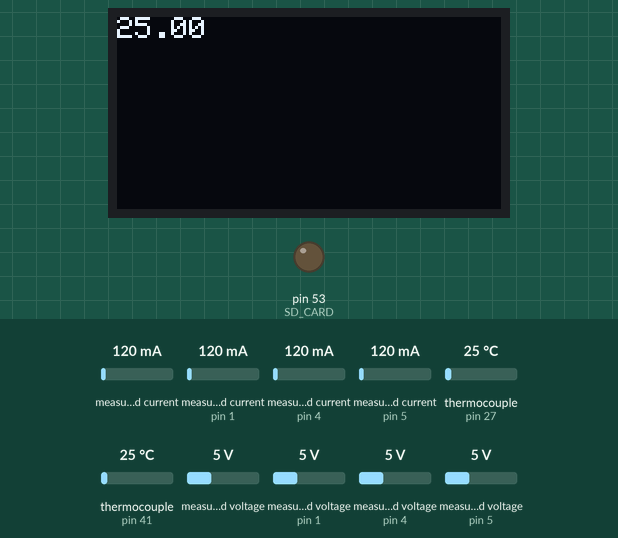
Recording of a program running on a simulated Arduino Mega 2560, built with avr-gcc and run on an emulated ATmega2560. Shown: 128×64 one-colour display, output pins drawn as LEDs (lit = HIGH). The inputs (shaded band) are chosen by the test bench; at power-on: thermocouple (sensors on pin 27, pin 41) 25 °C, measured current 120 mA, measured current (sensors on pin 1, pin 4, pin 5) 120 mA, measured voltage 5 V, measured voltage (sensors on pin 1, pin 4, pin 5) 5 V. Storage starts empty; what the program prints to the serial monitor is not drawn.

Above: at 3.2 s.
3.3 s: thermocouple (sensor on pin 27) set to 6 °C
At 8.5 s:
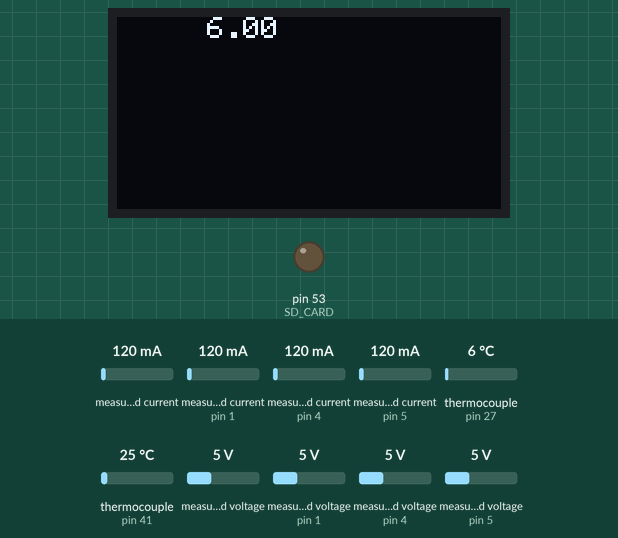
13.7 s: thermocouple (sensor on pin 27) set to 75 °C
At 18.4 s:
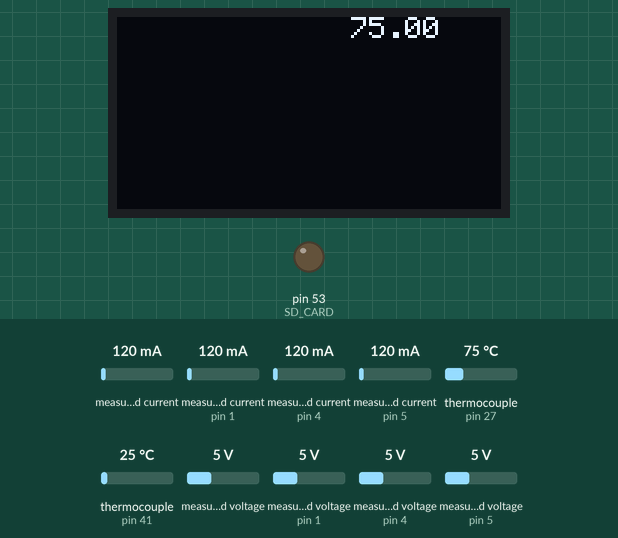
24.1 s: thermocouple (sensor on pin 27) set to 150 °C
At 28.4 s:
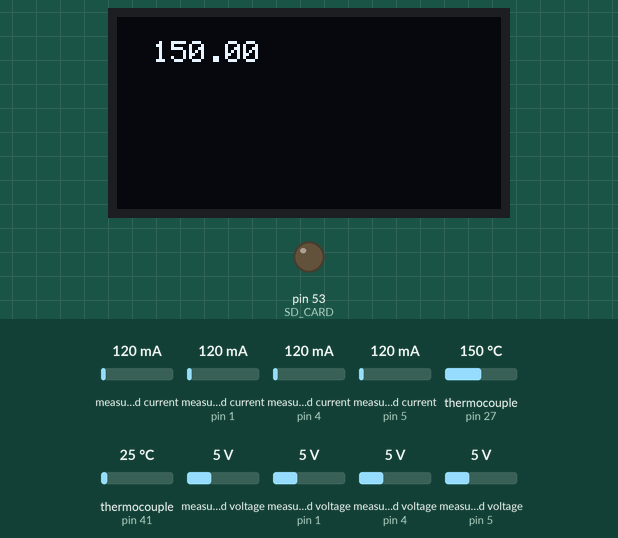
Timing chart, 0 to 29.9 s (numbered marks = the images above; inputs shaded):
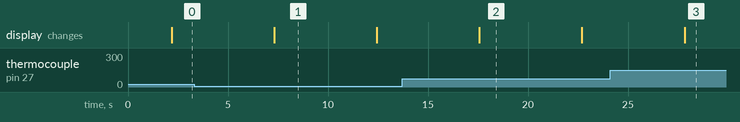

Measured:
- what the display in image 1 shows lasts 5.1 s, from 7.3 s to 12.4 s

The program:

main.cpp
```cpp
 /* Beschreibung des Programms
 Name:		TEG_Teststation.ino
 Created:	8/14/2020 5:18:31 PM
 Author:	f
 Beschreibung:
 Kontinuierliche Messungen von Strom und Spannung des TEGs und des Heizeelements
sowie der temperatur der kalten und heißen seite.

aufbau als unterprogramme, welche für jede messung aufgerufen werden und den aktuellen wert zurückgeben
die Übergabeparameter sind jeweils die Arduino pins, an denen das Modul angeschlossen ist. Diese werden im header definiert

im hauptprogramm werden die messungen zyklisch mit eienr variablen zyklusdauer abgefragt und anschließend auf die sd karte gespeichert

auf der sd karte werden die verschiedenen daten auf verschiedene dateien abgespeichert, jeweil dollen wertepaare sowie die zyklusanzahl abgespeichert werden
überlegung ob die vergangene zeit als lineare x achse in excel verwendet werden kann und so alle daten in der y achse angegeben werden kann

ergänzung:
Ausgabe der aktuellen Daten am Oled display

auslesen der zyklusanzahl aus der sd karte
*/

//Includes:
#include <Arduino.h>
#include <string.h>
//for sd card module, oled module
#include <SPI.h>
//SD_Card Module
#include <SD.h>
 //temperature Module
 #include "max6675.h"
 //oled module
 #include <SPI.h>
 #include <Wire.h>
 #include <Adafruit_GFX.h>
 #include <Adafruit_SSD1306.h>
//#include <Adafruit_Sensor.h>
//INA219
#include <Wire.h>
#include <Adafruit_INA219.h>

//define Variables
//Datalogging
#define PAUSE 5000				//Pause in millisekunden zwischen jeder messung
#define FileName "tlogg.txt" 	//Format 8.4 beachten, zeichenlänge von 8 im Dateil-Titel und 4 in der dateinenedung nicht überschreiten
#define dataSeparation  "\t" 	//separierung der datensätze, für die verarbeitung in excel
//SD Card
#define SD_CARD 53			//definition des arduino pin, an dem das SD-Karten Modul angeschlosssen ist
//U/I-Sensors
#define VOLTAGE_TEG "0x40"		//definition der I2C Adresse, an dem das Modul angeschlosssen ist, welches die spannung am TEG misst
#define CURRENT_TEG "0x40"		//definition der I2C Adresse, an dem das Modul angeschlosssen ist, welches den Strom am TEG misst
#define VOLTAGE_FAN "0x41"	//definition des der I2C Adresse, an dem das Modul angeschlosssen ist, welches die spannung am Heizelement misst
#define CURRENT_FAN "0x41"	//definition des der I2C Adresse, an dem das Modul angeschlosssen ist, welches den Strom am Heizelement misst
#define VOLTAGE_MPPT "0x44"	//definition des der I2C Adresse, an dem das Modul angeschlosssen ist, welches die spannung am MPPT misst
#define CURRENT_MPPT "0x44"	//definition des der I2C Adresse, an dem das Modul angeschlosssen ist, welches den Strom am MPPT misst
#define VOLTAGE_BATT "0x45"	//definition des der I2C Adresse, an dem das Modul angeschlosssen ist, welches die spannung am MPPT misst
#define CURRENT_BATT "0x45"	//definition des der I2C Adresse, an dem das Modul angeschlosssen ist, welches den Strom am MPPT misst


//thermocouple pin defines
#define TEMP_HOT_SCK 26		//definition des arduino pin, an dem der SCK pin des Modul angeschlosssen ist, welches die Temperatur auf der Heißen Seite misst
#define TEMP_HOT_CS 27		//definition des arduino pin, an dem der CS pin des Modul angeschlosssen ist, welches die Temperatur auf der Heißen Seite misst
#define TEMP_HOT_SO 28		//definition des arduino pin, an dem der SO pin des Modul angeschlosssen ist, welches die Temperatur auf der Heißen Seite misst
#define TEMP_COLD_SCK 40		//definition des ersten arduino pin, an dem der SCK pin des Modul angeschlosssen ist, welches die Temperatur auf der Kalten Seite misst
#define TEMP_COLD_CS 41		//definition des ersten arduino pin, an dem der CS pin des Modul angeschlosssen ist, welches die Temperatur auf der Kalten Seite misst
#define TEMP_COLD_SO 42		//definition des ersten arduino pin, an dem der SO pin des Modul angeschlosssen ist, welches die Temperatur auf der Kalten Seite misst
//define type for function call
#define COLD 0
#define HOT 1
#define DIFF 2
//Oled pin defines
#define OLED_RESET -1
#define SCREEN_WIDTH 128 // OLED display width, in pixels
#define SCREEN_HEIGHT 64 // OLED display height, in pixels


//create Class Objects:
//SD card
File sdcard_file;
//oled
Adafruit_SSD1306 display(SCREEN_WIDTH, SCREEN_HEIGHT, &Wire, OLED_RESET);
//Adafruit_SDD1306 display(OLED_RESET);//oled
//ina219
Adafruit_INA219 ina219_0x40;//(0x40);//I2C Adresse: 0x40 Standardadresse
Adafruit_INA219 ina219_0x41(0x41);//I2C Adresse: 0x41 Lötbrücke A0 (https://arduino-projekte.webnode.at/meine-libraries/stromsensor-ina219/)
Adafruit_INA219 ina219_0x44(0x44);//I2C Adresse: 0x44 Lötbrücke A1
Adafruit_INA219 ina219_0x45(0x45);//I2C Adresse: 0x44 Lötbrücke A1 und A0
//muss eventuell noch aufgrund von mehrfachverwendung von SPI umgeschrieben werden, siehe Readme at: https://github.com/SirUli/MAX6675
MAX6675 tempCold(TEMP_COLD_SCK, TEMP_COLD_CS , TEMP_COLD_SO);
MAX6675 tempHot(TEMP_HOT_SCK, TEMP_HOT_CS, TEMP_HOT_SO);

//inits (all global variables)
//voltage Sensor
	int value = 0;
	double voltage = 0.0;
	int R1 = 30000;
	int R2 = 7500;
	float voltageDiv = 0.2; //R2/(R1+R2)


//Current Sensor
	float sensitivity = 0.185; //0,185mV/mA
	float adcValue = 0;
	float offsetVoltage = 2500;
	double adcVoltage = 0;
	double currentValue = 0;

//temperature sensor
	float tempDiff = 0;
	float tempC = 0;
	float tempH = 0;

//SD card
String dataString = "";


// the setup function runs once when you press reset or power the board
void setup() {

	Serial.begin(9600); //Serielle Komunikation - Setting baudrate at 9600
	//SD_Card Modul setup
	pinMode(SD_CARD, OUTPUT);//declaring SD-card pin as output pin
	if (SD.begin())
	{
		Serial.println("SD card is initialized and it is ready to use");
	}
	else
	{
		Serial.println("SD card is not initialized");
	}
	//Oled display
	display.begin(SSD1306_SWITCHCAPVCC, 0x3D);
	delay(2000);
	display.clearDisplay();
	display.setTextColor(WHITE);

	//ina219
	ina219_0x40.begin();  // Initialize first board (default address 0x40)
  	ina219_0x41.begin();  // Initialize second board with the address 0x41
	ina219_0x44.begin();  // Initialize third board with the address 0x44
	ina219_0x45.begin();  // Initialize fourth board with the address 0x45
	ina219_0x40.setCalibration_32V_1A();  // calibrate first board (default address 0x40)
  	ina219_0x41.setCalibration_32V_1A();  // calibrate second board with the address 0x41
	ina219_0x44.setCalibration_32V_1A();  // calibrate third board with the address 0x44
	ina219_0x45.setCalibration_32V_1A();  // calibrate fourth board with the address 0x45

	return;
}

float m_voltage(const char *pin) {//Funktion zum messen von Spannung von einem Modul an einem ausgewählten pin
	float shuntvoltage = 0;
	float busvoltage = 0;
	float voltage = 0;
	if(strcmp(pin, "0x40")==0 ){ //scrcmp() vergleicht den char wert von pin mit dem char wert von "0x40", sind diese gelich, ist der rückgabewert = 0
shuntvoltage = ina219_0x40.getShuntVoltage_mV();
  	busvoltage = ina219_0x40.getBusVoltage_V();
  	voltage = busvoltage + (shuntvoltage / 1000);
	return voltage;
	}
	if(strcmp(pin, "0x41")==0 ){
shuntvoltage = ina219_0x41.getShuntVoltage_mV();
  	busvoltage = ina219_0x41.getBusVoltage_V();
  	voltage = busvoltage + (shuntvoltage / 1000);
	return voltage;
	}
	if(strcmp(pin, "0x44")==0 ){
shuntvoltage = ina219_0x44.getShuntVoltage_mV();
  	busvoltage = ina219_0x44.getBusVoltage_V();
  	voltage = busvoltage + (shuntvoltage / 1000);
	return voltage;
	}
	if(strcmp(pin, "0x45")==0 ){
shuntvoltage = ina219_0x45.getShuntVoltage_mV();
  	busvoltage = ina219_0x45.getBusVoltage_V();
  	voltage = busvoltage + (shuntvoltage / 1000);
	return voltage;
	}
	else  return -1;


	//old //Quelle: https://www.electronicshub.org/interfacing-voltage-sensor-with-arduino/ am 14.8.2020
	// value = analogRead(pin);
	// float rawVoltage = ((value * 5.0) / 1024.0);
	// voltage = rawVoltage / voltageDiv ;

	// return voltage;

}

float m_current(const char *pin) {//Funktion zum auslesen des Stromes von einem Modul an einem ausgewählten pin

	if(strcmp(pin, "0x40")==0 ){ //scrcmp() vergleicht den char wert von pin mit dem char wert von "0x40", sind diese gelich, ist der rückgabewert = 0
  float current_mA = 0;
  current_mA = ina219_0x40.getCurrent_mA();
  return current_mA;
	}
		if(strcmp(pin, "0x41")==0 ){
  float current_mA = 0;
  current_mA = ina219_0x41.getCurrent_mA();
  return current_mA;
	}
		if(strcmp(pin, "0x44")==0 ){
  float current_mA = 0;
  current_mA = ina219_0x44.getCurrent_mA();
  return current_mA;
	}
	if(strcmp(pin, "0x45")==0 ){
  float current_mA = 0;
  current_mA = ina219_0x45.getCurrent_mA();
  return current_mA;
	}
	else  return -1;

	//old //Quelle: https://www.electronicshub.org/interfacing-acs712-current-sensor-with-arduino/ am 14.8.2020

	// adcValue = analogRead(pin);
	// Serial.println(adcValue);
	// adcVoltage = (adcValue / 1024.0) * 5000;
	// Serial.println(adcVoltage);
	// currentValue = ((adcVoltage - offsetVoltage) / sensitivity);

	// //Serial.print("\t Current = ");
	// //Serial.println(currentValue, 3);

	// return currentValue;
}

float m_temperature(int type) {//Funktion zum auslesen der temperatur von einem Modul an einem ausgewählten pin
	tempC = tempCold.readCelsius();
	tempH =  tempHot.readCelsius();
	tempDiff = tempH - tempC;
	if(type == 0){
		return tempC;
	}
	if(type == 1){
		return tempH;
	}
	if(type == 2){
		return tempDiff;
	}
	else
	return -1;

}


void writeToSD(const char *dataName, float data1, float data2, float data3, float data4, float data5, float data6, float data7, float data8, float data9, float data10){ //Funktion zum Schreiben von Werten (Data1,...) auf die SD-Karte auf eine Datei (dataName)
	//Quelle: https://electronicshobbyists.com/arduino-sd-card-shield-tutorial-arduino-data-logger/ am 14.8.2020

	sdcard_file = SD.open(dataName, FILE_WRITE); //Looking for the data.txt in SD card
	if (sdcard_file) { //If the file is found
		Serial.println("Writing to file is under process");

		float timeSinceRestart = millis()/1000;

		dataString += String(timeSinceRestart);
      	dataString += dataSeparation;
		dataString += String(data1);
      	dataString += dataSeparation;
		dataString += String(data2);
		dataString += dataSeparation;
		dataString += String(data3);
		dataString += dataSeparation;
		dataString += String(data4);
		dataString += dataSeparation;
		dataString += String(data5);
		dataString += dataSeparation;
		dataString += String(data6);
		dataString += dataSeparation;
		dataString += String(data7);
		dataString += dataSeparation;
		dataString += String(data8);
		dataString += dataSeparation;
		dataString += String(data9);
		dataString += dataSeparation;
		dataString += String(data10);
		dataString += "\n";
		sdcard_file.println(dataString); //Schreiben der beiden Datenreihen auf SD-Karte mit einem Bestrich als Seperator
		sdcard_file.close(); //Closing the file
		//Serial.println("Done:" + dataString);
		dataString = "";
	}
}

void writeToSerial(const char *dataName, float data1, float data2, float data3, float data4, float data5, float data6, float data7, float data8, float data9, float data10){ //Funktion zum Schreiben von Werten (Data1,...) auf die SD-Karte auf eine Datei (dataName)
	//Quelle: https://electronicshobbyists.com/arduino-sd-card-shield-tutorial-arduino-data-logger/ am 14.8.2020


		Serial.println("Writing to file is under process");

		float timeSinceRestart = millis()/1000;

		dataString += String(timeSinceRestart);
      	dataString += dataSeparation;
		dataString += String(data1);
      	dataString += dataSeparation;
		dataString += String(data2);
		dataString += dataSeparation;
		dataString += String(data3);
		dataString += dataSeparation;
		dataString += String(data4);
		dataString += dataSeparation;
		dataString += String(data5);
		dataString += dataSeparation;
		dataString += String(data6);
		dataString += dataSeparation;
		dataString += String(data7);
		dataString += dataSeparation;
		dataString += String(data8);
		dataString += dataSeparation;
		dataString += String(data9);
		dataString += dataSeparation;
		dataString += String(data10);
		dataString += "\n";
		Serial.println(dataString); //Schreiben der beiden Datenreihen auf SD-Karte mit einem Bestrich als Seperator

		dataString = "";

}

/* cycle count
int getCycleCount() {
	 sdcard_file = SD.open("data.txt");
  if (sdcard_file) {
  Serial.println("Reading from the file");
  while (sdcard_file.available()) {
  Serial.write(sdcard_file.read());
  }
  sdcard_file.close();
  }
  else {
  Serial.println("Failed to open the file");
  }
	//Quelle: https://electronicshobbyists.com/arduino-sd-card-shield-tutorial-arduino-data-logger/ am 14.8.2020
	int cycleCount = 0;
	sdcard_file = SD.open("Zyklus.txt");
	if (sdcard_file) {
		Serial.println("Reading from the file");
		while (sdcard_file.available()) {
			sdcard_file.write(123);
			sdcard_file.write(124);

			Serial.begin(9600);
			Serial.write(sdcard_file.read());
			//this is for test purposes only
			char[] cycle;
			while(cycle = sdcard_file.read()){

			}


			//letzte zeile auslesen:
			//siehe https://forum.arduino.cc/index.php?topic=95303.0
			//muss ergänzt werden!!
			//sdcard_file.readStringUntil(NULL);
			//string cycle = sdcard_file.read();

			//Serial.write(sdcard_file.read())
		}
		sdcard_file.close();
	}
	else {
		Serial.println("Failed to open the file");
	}
	return cycleCount;
}
*/
/*regulateTemperature
void regulateTemperature(int power, int maxTemperature) { //Funktion zum Ansprechen und Regeln des Heizmoduls

}
*/
/*printToOled /
void printToOled(const char *name, int value, int unit, int colum) {//Ausgabe auf das Oled Modul unit: 1 = C 2 = W
	//Quelle:https://www.electroniclinic.com/multiple-max6675-arduino-based-industrial-temperature-monitoring-system/ am 14.8.2020
	//display.clearDisplay();

	if (colum == 1) { //Ausgabe auf die 1. Zeile
		display.setTextSize(1);
		display.setCursor(0, 0);
		display.print(name);
		display.setTextSize(2);
		display.setCursor(38, 0);
		display.print(value);
		display.print(" ");

		if (unit == 1) { //wenn die einheit grad Celsius ist
			display.setTextSize(1);
			display.cp437(true);
			display.write(167);
			display.setTextSize(2);
			display.print("C");
		}
		if (unit == 2) {//wenn die einheit watt ist
			display.setTextSize(2);
			display.print("W");
		}

	}

	if (colum == 2) { //Ausgabe auf die 2. Zeile
		display.setTextSize(1);
		display.setCursor(0, 20);
		display.print(name);
		display.setTextSize(2);
		display.setCursor(38, 20);
		display.print(value);
		display.print(" ");

		if (unit == 1) {//wenn die einheit grad Celsius ist
			display.setTextSize(1);
			display.cp437(true);
			display.write(167);
			display.setTextSize(2);
			display.print("C");
		}
		if (unit == 2) {//wenn die einheit watt ist
			display.setTextSize(2);
			display.print("W");
		}

	}

	if (colum == 3) { //Ausgabe auf die 3. Zeile
		display.setTextSize(1);
		display.setCursor(0, 40);
		display.print(name);
		display.setTextSize(2);
		display.setCursor(38, 40);
		display.print(value);
		display.print(" ");

		if (unit == 1) {//wenn die einheit grad Celsius ist
			display.setTextSize(1);
			display.cp437(true);
			display.write(167);
			display.setTextSize(2);
			display.print("C");
		}
		if (unit == 2) {//wenn die einheit watt ist
			display.setTextSize(2);
			display.print("W");
		}

	}

	if (colum == 4) { //Ausgabe auf die 4. Zeile
		display.setTextSize(1);
		display.setCursor(0, 57);
		display.print(name);
		display.setTextSize(2);
		display.setCursor(50, 57);
		display.print(value);
	}
	display.display();
}
*/

// the loop function runs over and over again until power down or reset
void loop() {

float temperatureHot = m_temperature(HOT);
float temperatureCold = m_temperature(COLD);
float voltageTeg = m_voltage(VOLTAGE_TEG);
float currentTeg = m_current(CURRENT_TEG);
float voltageMPPT = m_voltage(VOLTAGE_MPPT);
float currentMPPT = m_current(CURRENT_MPPT);
float voltageFan = m_voltage(VOLTAGE_FAN);
float currentFan = m_current(CURRENT_FAN);
float voltageBatt = m_voltage(VOLTAGE_BATT);
float currentBatt = m_current(CURRENT_BATT);

writeToSD(FileName, temperatureHot, temperatureCold, voltageTeg, currentTeg, voltageMPPT, currentMPPT, voltageFan, currentFan, voltageBatt, currentBatt);
writeToSerial(FileName,temperatureHot, temperatureCold, voltageTeg, currentTeg, voltageMPPT, currentMPPT, voltageFan, currentFan, voltageBatt, currentBatt);
//oled
display.clearDisplay();
display.print(temperatureHot);
display.display();

delay(PAUSE);


  	/*Oled Testing
  	// printToOled("TempH:",temperatureHot,1,1);
  	// display.clearDisplay();

  	// for(int16_t i=0; i<display.height()/2; i+=2) {
  	//   display.drawRect(i, i, display.width()-2*i, display.height()-2*i, WHITE);
  	//   display.display(); // Update screen with each newly-drawn rectangle
  	//   delay(1);
  	// }
  	// display.display();
  	// //printToOled("Volt:",voltageTEG,0,2);
	*/

}
```
